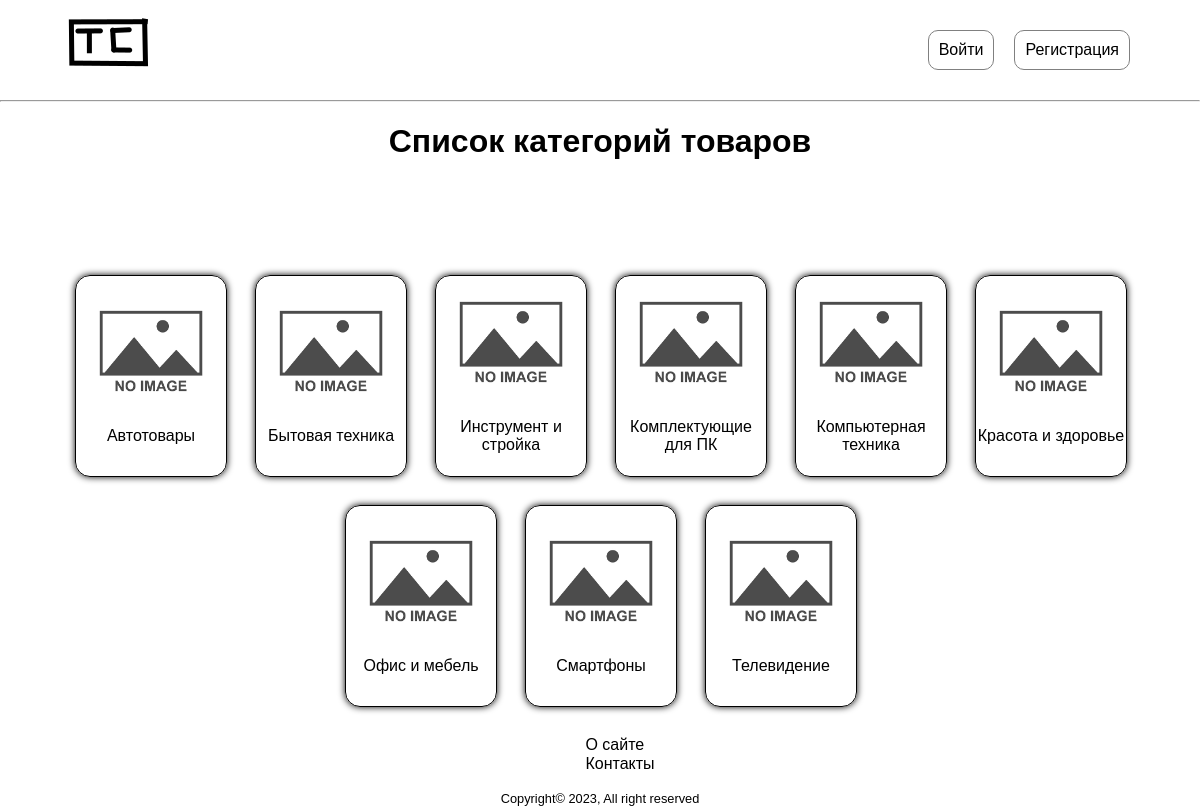
The page / on the database its author committed.
### techno/models.py (models this page shows, shortened)
class Category(models.Model):
    name = models.CharField(max_length=100, db_index=True, verbose_name='Категория')
    slug = models.SlugField(max_length=255, unique=True, db_index=True, verbose_name='URL')
    def get_absolute_url(self):
        return reverse('category', kwargs={'cat_slug': self.slug})
    class Meta:
        verbose_name = 'Категория'
        verbose_name_plural = 'Все категории'
        ordering = ['id']

### techno/views.py (the view)
# urls.py: path('', THome.as_view(), name='home'),
class THome(DataMixin, ListView):
    model = Category
    context_object_name = 'cats'
    template_name = 'techno/index.html'
    def get_context_data(self, *, object_list=None, **kwargs):
        context = super().get_context_data(**kwargs)
        c_def = self.get_user_context(title='Главная страница')
        return dict(list(context.items()) + list(c_def.items()))
    def get_queryset(self):
        return Category.objects.order_by('name')

### techno/utils.py (called while the page is built)
    def get_user_context(self, **kwargs):
        context = kwargs
        return context

### templates/techno/index.html
{% extends 'techno/base.html' %}
{% load static %}
{% block content %}
    <h1 class="main-description">Список категорий товаров</h1>
    <div class="container category-container">
        {% for c in cats %}
            <div class="block-category">
                <a class="category-info" href="{{c.get_absolute_url}}">
                    <img class="photo-category" src="{% static 'techno/image/non-ico.jpg' %}" alt="Фото:{{c.name}}">
                    <p class="name-category">{{c.name}}</p>
                </a>
            </div>
        {% endfor %}
    </div>
{% endblock content %}

### techno/static/techno/css/styles.css (style rules this page uses)
html { font-family: sans-serif; }
a { text-decoration: none; }
.container { display: flex; align-items: center; justify-content: center; height: 100%; padding-right: 15px; padding-left: 15px; }
.main-description { text-align: center; margin-bottom: 100px; }
.category-container { flex-wrap: wrap; padding-right: 20px; padding-left: 20px; }
.block-category { margin: 15px; width: 150px; height: 200px; }
.category-info { width: 100%; height: 100%; display: flex; flex-direction: column; align-items: center; justify-content: center; border: 1px solid; border-color: black; border-radius: 15px; box-shadow: 0px 0px 7px; }
.photo-category { width: 120px; height: 120px; }
.name-category { text-align: center; }

### rows shown on the page
Category: name "Автотовары"
Category: name "Бытовая техника"
Category: name "Инструмент и стройка"
Category: name "Комплектующие для ПК"
Category: name "Компьютерная техника"
Category: name "Красота и здоровье"
Category: name "Офис и мебель"
Category: name "Смартфоны"
Category: name "Телевидение"
